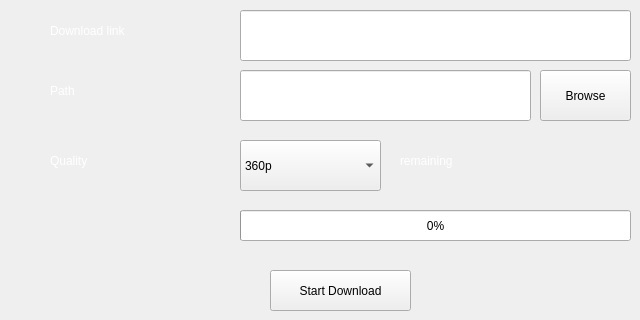
    <widget class="QWidget" name="tab_3">
     <attribute name="title">
      <string>Download Youtube Playlist</string>
     </attribute>
     <widget class="QLineEdit" name="lineEdit_5">
      <property name="geometry">
       <rect>
        <x>240</x>
        <y>70</y>
        <width>291</width>
        <height>51</height>
       </rect>
      </property>
     </widget>
     <widget class="QLabel" name="label_6">
      <property name="geometry">
       <rect>
        <x>50</x>
        <y>70</y>
        <width>121</width>
        <height>41</height>
       </rect>
      </property>
      <property name="styleSheet">
       <string notr="true">QLabel{
	color:white;
font: 13pt &quot;MS Shell Dlg 2&quot;;
}
</string>
      </property>
      <property name="text">
       <string>Path</string>
      </property>
     </widget>
     <widget class="QPushButton" name="pushButton_5">
      <property name="geometry">
       <rect>
        <x>540</x>
        <y>70</y>
        <width>91</width>
        <height>51</height>
       </rect>
      </property>
      <property name="toolTip">
       <string>&lt;html&gt;&lt;head/&gt;&lt;body&gt;&lt;p&gt;Select saving path&lt;/p&gt;&lt;/body&gt;&lt;/html&gt;</string>
      </property>
      <property name="styleSheet">
       <string notr="true"/>
      </property>
      <property name="text">
       <string>Browse</string>
      </property>
     </widget>
     <widget class="QComboBox" name="comboBox_2">
      <property name="geometry">
       <rect>
        <x>240</x>
        <y>140</y>
        <width>141</width>
        <height>51</height>
       </rect>
      </property>
      <item>
       <property name="text">
        <string>360p</string>
       </property>
      </item>
      <item>
       <property name="text">
        <string>480p</string>
       </property>
      </item>
      <item>
       <property name="text">
        <string>720p</string>
       </property>
      </item>
      <item>
       <property name="text">
        <string>1080p</string>
       </property>
      </item>
     </widget>
     <widget class="QLabel" name="label_7">
      <property name="geometry">
       <rect>
        <x>50</x>
        <y>140</y>
        <width>121</width>
        <height>41</height>
       </rect>
      </property>
      <property name="styleSheet">
       <string notr="true">QLabel{
	color:white;
font: 13pt &quot;MS Shell Dlg 2&quot;;
}
</string>
      </property>
      <property name="text">
       <string>Quality</string>
      </property>
     </widget>
     <widget class="QLineEdit" name="lineEdit_6">
      <property name="geometry">
       <rect>
        <x>240</x>
        <y>10</y>
        <width>391</width>
        <height>51</height>
       </rect>
      </property>
     </widget>
     <widget class="QLabel" name="label_8">
      <property name="geometry">
       <rect>
        <x>50</x>
        <y>10</y>
        <width>181</width>
        <height>41</height>
       </rect>
      </property>
      <property name="styleSheet">
       <string notr="true">QLabel{
	color:white;
font: 13pt &quot;MS Shell Dlg 2&quot;;
}
</string>
      </property>
      <property name="text">
       <string>Download link</string>
      </property>
     </widget>
     <widget class="QPushButton" name="pushButton_6">
      <property name="geometry">
       <rect>
        <x>270</x>
        <y>270</y>
        <width>141</width>
        <height>41</height>
       </rect>
      </property>
      <property name="toolTip">
       <string>&lt;html&gt;&lt;head/&gt;&lt;body&gt;&lt;p&gt;Press to start the download&lt;/p&gt;&lt;/body&gt;&lt;/html&gt;</string>
      </property>
      <property name="styleSheet">
       <string notr="true"/>
      </property>
      <property name="text">
       <string>Start Download</string>
      </property>
     </widget>
     <widget class="QLabel" name="label_9">
      <property name="geometry">
       <rect>
        <x>400</x>
        <y>140</y>
        <width>61</width>
        <height>41</height>
       </rect>
      </property>
      <property name="styleSheet">
       <string notr="true">QLabel{
	color:white;
font: 7pt &quot;MS Shell Dlg 2&quot;;
}
</string>
      </property>
      <property name="text">
       <string>remaining</string>
      </property>
     </widget>
     <widget class="QProgressBar" name="progressBar_2">
      <property name="geometry">
       <rect>
        <x>240</x>
        <y>210</y>
        <width>391</width>
        <height>31</height>
       </rect>
      </property>
      <property name="value">
       <number>0</number>
      </property>
     </widget>
     <widget class="QLabel" name="label_11">
      <property name="geometry">
       <rect>
        <x>470</x>
        <y>140</y>
        <width>51</width>
        <height>41</height>
       </rect>
      </property>
      <property name="styleSheet">
       <string notr="true">QLabel{
	color:white;
font: 7pt &quot;MS Shell Dlg 2&quot;;
}
</string>
      </property>
      <property name="text">
       <string/>
      </property>
     </widget>
    </widget>
